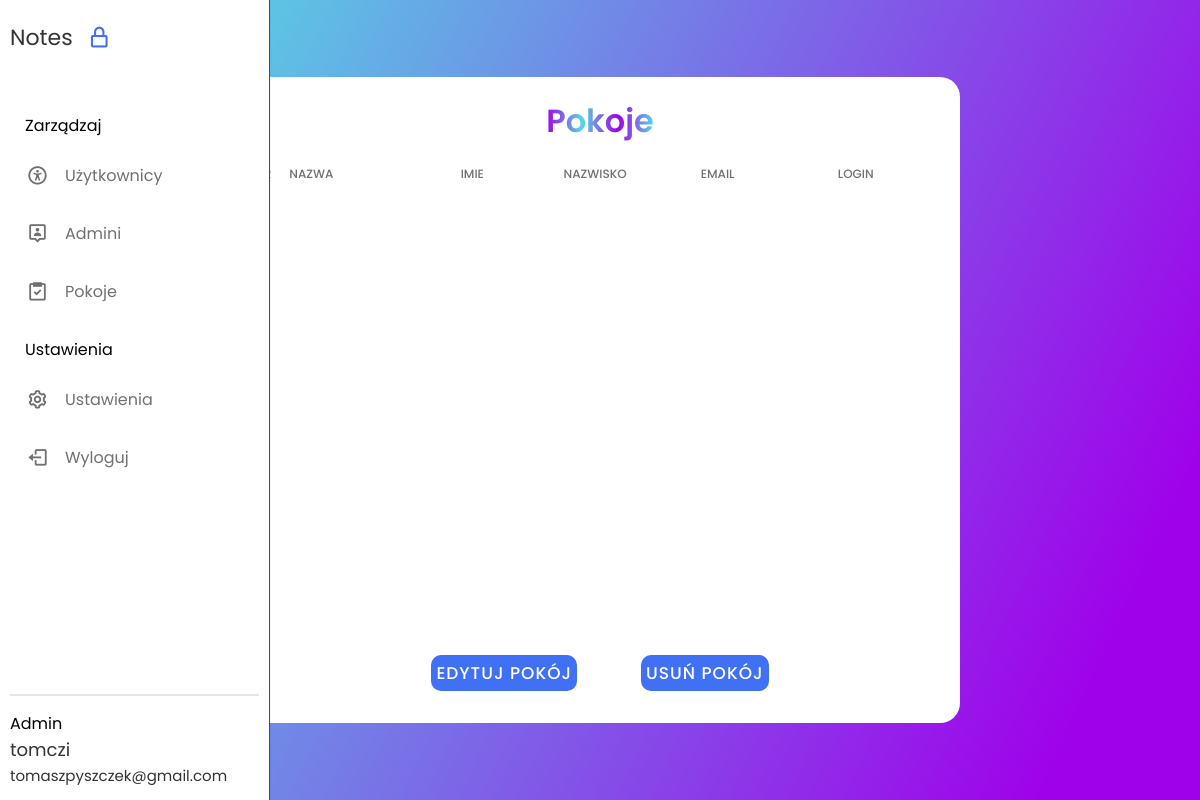
/admin_panel_rooms.php (signed in), run on an earlier commit of the app's database.
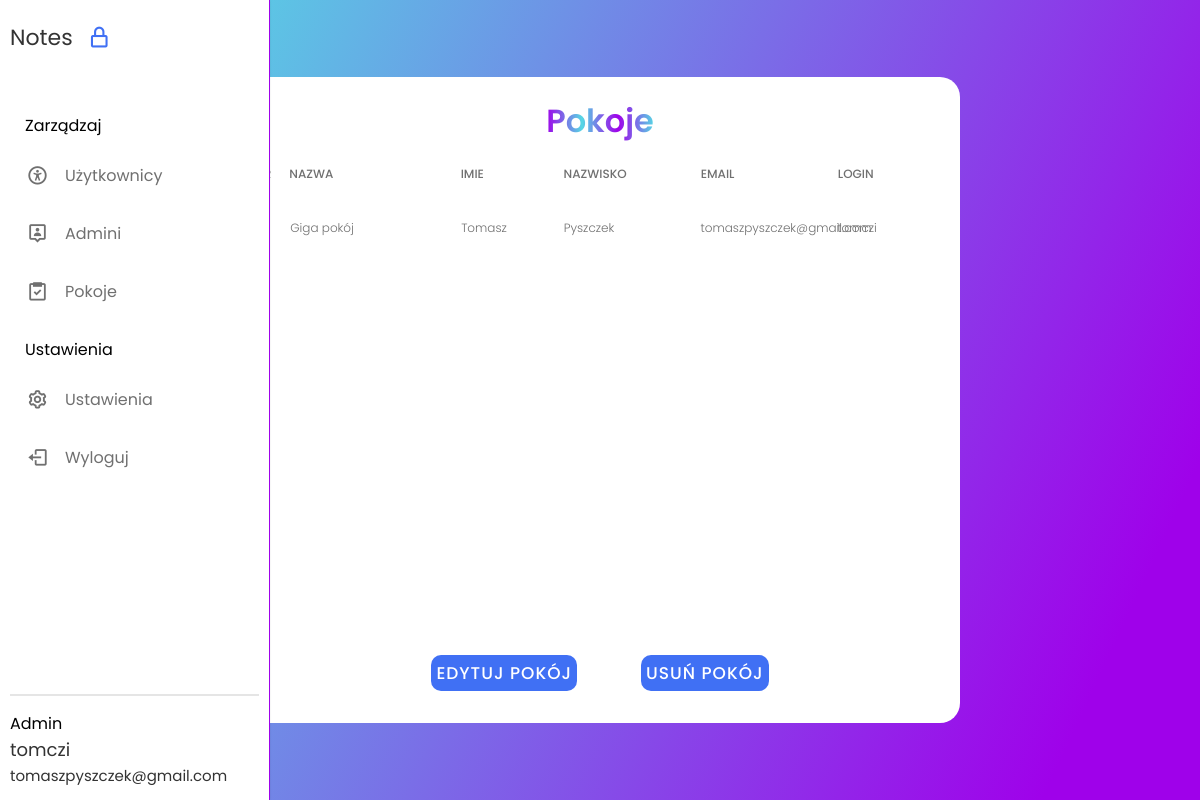
And on a later commit of the database.
### tables this page shows
CREATE TABLE `room` (
  `room_id` int(11) NOT NULL,
  `room_name` varchar(45) DEFAULT 'Giga pokój',
  `user_id` int(11) NOT NULL
);

CREATE TABLE `user` (
  `user_id` int(11) NOT NULL,
  `isadmin` tinyint(1) NOT NULL DEFAULT 0,
  `username` varchar(45) NOT NULL,
  `mail` varchar(45) NOT NULL,
  `password` varchar(20) NOT NULL,
  `name` varchar(20) NOT NULL,
  `surname` varchar(25) NOT NULL
);

### admin_panel_rooms.php (the view, shortened to what this page needs)
<?php
include "config/config.php";
$pdo = new PDO("mysql:host=$host;dbname=$dbname", $user, $password);
$sql = "SELECT * FROM room";
$statement = $pdo->prepare($sql);
$statement->execute();
$rooms = $statement->fetchAll(PDO::FETCH_ASSOC);
?>
<!DOCTYPE html>
<html lang="en">
  <head>
    <link rel="stylesheet" href="create_room_style.css" />
    <link flex href="https://unpkg.com/boxicons@2.1.4/css/boxicons.min.css" rel="stylesheet" />
  </head>
  <body>
    <nav class="sidebar hoverable">
      <div class="logo_items flex">
        <span class="logo_name">Notes</span>
        <i class="bx bx-lock-alt" id="lock-icon" title="Unlock Sidebar"></i>
      </div>
      <div class="menu_container">
        <div class="menu_items">
          <ul class="menu_item">
            <div class="menu_title flex">
              <span class="title">Zarządzaj</span>
            </div>
            <li class="item">
              <a href="admin_panel_users.php" class="link flex">
                <i class="bx bx-universal-access"></i>
                <span>Użytkownicy</span>
              </a>
            </li>
            <li class="item">
                <a href="admin_panel_admins.php" class="link flex">
                  <i class="bx bx-user-pin"></i>
                  <span>Admini</span>
                </a>
              </li>
              <li class="item">
                <a href="admin_panel_rooms.php" class="link flex">
                  <i class="bx bx-task"></i>
                  <span>Pokoje</span>
                </a>
              </li>
          <ul class="menu_item">
            <div class="menu_title flex">
              <span class="title">Ustawienia</span>
            </div>
            <li class="item">
              <a href="#" class="link flex">
                <i class="bx bx-cog"></i>
                <span>Ustawienia</span>
              </a>
            </li>
            <li class="item">
              <a href="logout.php" class="link flex">
                <i class="bx bx-log-out"></i>
                <span>Wyloguj</span>
              </a>
            </li>
          </ul>
        </div>
        <div class="sidebar_profile flex">
          <div class="data_text">
            <span class="admin">Admin</span><br>
            <span class="name"><?php echo $_SESSION['username'] ?> <br></span>
            <span class="email"><?php echo $_SESSION['mail'] ?></span>
          </div>
        </div>
      </div>
    </nav>
    <div class="tasks-section">
        <span class="title">Pokoje</span>
        <div class="tbl-header">
            <table cellpadding="0" cellspacing="0" border="0">
              <thead>
                <tr>
                  <th width="2%">Nr</th>
                  <th width="10%">Nazwa</th>
                  <th width="6%">Imie</th>
                  <th width="8%">Nazwisko</th>
                  <th width="8%">Email</th>
                  <th width="8%">login</th>
                </tr>
              </thead>
            </table>
          </div>
          <div class="tbl-content">
            <table id="table" cellpadding="0" cellspacing="0" border="0">
              <tbody>
              <?php
              foreach ($rooms as $index => $room) {
                $roomId = $room['room_id'];
                $roomName = $room['room_name'];
                $userId = $room['user_id'];
                $userSql = "SELECT * FROM user WHERE user_id = :userId";
                $userStatement = $pdo->prepare($userSql);
                $userStatement->bindParam(':userId', $userId, PDO::PARAM_INT);
                $userStatement->execute();
                $user = $userStatement->fetch(PDO::FETCH_ASSOC);
                $userName = $user['name'];
                $userSurname = $user['surname'];
                $userMail = $user['mail'];
                $userUsername = $user['username'];
              ?>
                <tr>
                  <td width="2%"><?php echo $roomId; ?></td>
                  <td width="10%"><?php echo $roomName; ?></td>
                  <td width="6%"><?php echo $userName; ?></td>
                  <td width="8%"><?php echo $userSurname; ?></td>
                  <td width="8%"><?php echo $userMail; ?></td>
                  <td width="8%"><?php echo $userUsername; ?></td>
                </tr>
              <?php
              }
              ?>
              </tbody>
            </table>
          </div>
        <div class="btn-section">
            <div>
                <input type="submit" value="Edytuj pokój" onclick="popupEdit();">
            </div>
            <div>
                <input type="submit" value="Usuń pokój" id="delete-room-btn">
            </div>
        </div>
    </div>
  </body>
</html>

What changed in the data, as far as the page shows it:
added room: room_name "Giga pokój", user.name "Tomasz", user.surname "Pyszczek", user.mail "tomaszpyszczek@gmail.com", user.username "tomczi"
